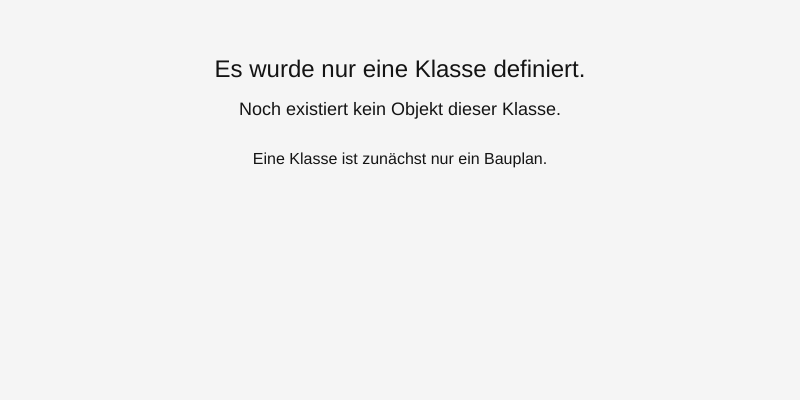
Frame 1 (no input)
Frame 60 (no input): identical to frame 1, image omitted
Frame 120 (the mouse pressed at the canvas centre since frame 60): identical to frame 1, image omitted

The p5.js sketch that drew this single still picture (run headless with seeded random() and noise() and a simulated clock; from frame 60 on, the mouse is pressed at the canvas centre):

// p5.js sketch
// ── sketch.js
// Eine Klasse ist ein Bauplan.
// Sie beschreibt, welche Eigenschaften ein Objekt besitzt
// und welche Fähigkeiten es hat.
class Figur {
  // Der Konstruktor wird aufgerufen, wenn später ein Objekt erzeugt wird.
  // Hier definieren wir die Startwerte der Figur.
  constructor(x, y, groesse) {
    // Attribute:
    // Attribute sind die Daten, die zu einem Objekt gehören.
    this.x = x;
    this.y = y;
    this.groesse = groesse;
  }

  // Methode:
  // Eine Methode beschreibt, was ein Objekt tun kann.
  // Diese Methode zeichnet die Figur auf die Zeichenfläche.
  anzeigen() {
    fill(40, 120, 220);
    noStroke();
    ellipse(this.x, this.y, this.groesse, this.groesse);
  }
}

function setup() {
  createCanvas(800, 400);
}

function draw() {
  background(245);

  fill(20);
  textAlign(CENTER, CENTER);
  textSize(24);
  text("Es wurde nur eine Klasse definiert.", width / 2, 70);

  textSize(18);
  text("Noch existiert kein Objekt dieser Klasse.", width / 2, 110);

  textSize(16);
  text("Eine Klasse ist zunächst nur ein Bauplan.", width / 2, 160);
}
